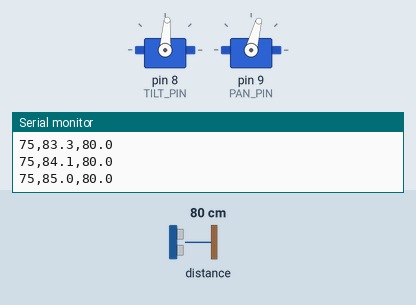
This sketch was run on a simulated Arduino Uno, built with avr-gcc and run on an emulated ATmega328P. Parts: 2 × servo, the last lines printed to the serial monitor. The test bench sets the inputs (shaded band); at power-on: distance to the obstacle 80 cm.

Above: at 1.3 s.
1.4 s: distance to the obstacle set to 2 cm
At 2.06 s:
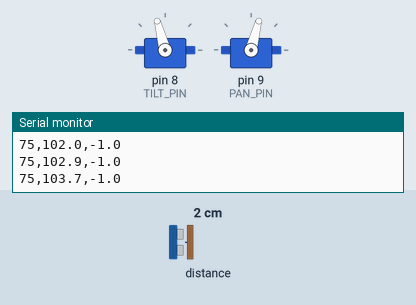
4.4 s: distance to the obstacle set to 4 cm
At 5.37 s:
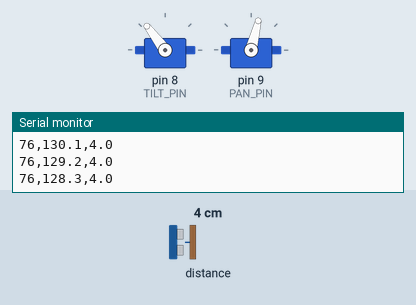
Timing chart, 0 to 21.7 s (numbered marks = the images above; inputs shaded):
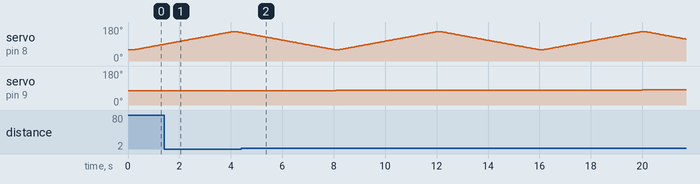

The sketch:

ardunio_code.ino
```cpp
#include <Wire.h>
#include <Servo.h>
#include "Adafruit_VL53L0X.h"

// ---- Hardware Pins ----
const uint8_t TILT_PIN = 8;
const uint8_t PAN_PIN  = 9;

// ---- Scan Limits ----
const int PAN_MIN  = 75,  PAN_MAX  = 115, PAN_STEP = 1;
const int TILT_MIN = 60,  TILT_MAX = 155;

// ---- Motion Speeds ----
const float TILT_SPEED_DPS = 25.0;
const int   ANGLE_DELAY_MS = 25;
const int   PAN_SETTLE_MS  = 120;  // Dwell time for Pan to complete physical movement

const uint16_t MIN_MM = 30;
const uint16_t MAX_MM = 1500;

Adafruit_VL53L0X lox = Adafruit_VL53L0X();
Servo panServo;
Servo tiltServo;

int panPos = PAN_MIN;

inline int degToUs(float deg) {
  return (int)(544.0f + deg * (2400.0f - 544.0f) / 180.0f);
}

bool getReading(uint16_t &mm) {
  VL53L0X_RangingMeasurementData_t measure;
  lox.rangingTest(&measure, false);
  if (measure.RangeStatus != 4) {
    mm = measure.RangeMilliMeter;
    return (mm >= MIN_MM && mm <= MAX_MM);
  }
  return false;
}

// Move Pan with Timer1 active, then detach to eliminate jitter
void movePanIsolated(int angle) {
  panPos = angle;

  // 1. Re-enable Timer1 channel for Pan
  if (!panServo.attached()) {
    panServo.attach(PAN_PIN);
  }

  // 2. Drive to target angle and let mechanical gear train arrive
  panServo.writeMicroseconds(degToUs(angle));
  delay(PAN_SETTLE_MS);

  // 3. Disable PWM pulse generation on Pin 9 (isolates from I2C interrupts)
  panServo.detach();
  digitalWrite(PAN_PIN, LOW); // Force line to stable 0V logic ground
}

// Sweep Tilt continuously (Pan is completely unpowered / non-jittering)
void sweepTilt(float from, float to) {
  float dir = (to > from) ? 1.0f : -1.0f;
  float totalDeg = fabs(to - from);
  unsigned long durMs = (unsigned long)(totalDeg / TILT_SPEED_DPS * 1000.0f);

  tiltServo.writeMicroseconds(degToUs(from));

  unsigned long t0 = millis();
  unsigned long lastServoUpdate = 0;

  while (true) {
    unsigned long el = millis() - t0;
    if (el > durMs + ANGLE_DELAY_MS + 25) break;

    // Refresh Tilt servo pulse every ~4 ms
    if (el - lastServoUpdate >= 4 || el == 0) {
      lastServoUpdate = el;
      unsigned long e = (el < durMs) ? el : durMs;
      float tiltPos = from + dir * (e * TILT_SPEED_DPS / 1000.0f);
      tiltServo.writeMicroseconds(degToUs(tiltPos));
    }

    // Direct I2C read
    uint16_t mm = 0;
    unsigned long sampleTime = millis();
    bool valid = getReading(mm);

    long tm = (long)(sampleTime - t0) - ANGLE_DELAY_MS;
    if (tm >= 0 && tm <= (long)durMs) {
      float ang = from + dir * (tm * TILT_SPEED_DPS / 1000.0f);
      Serial.print(panPos);   Serial.print(',');
      Serial.print(ang, 1);   Serial.print(',');
      Serial.println(valid ? (mm / 10.0f) : -1.0f, 1);
    }
  }

  // Hold Tilt at boundary
  tiltServo.writeMicroseconds(degToUs(to));
}

void setup() {
  Serial.begin(115200);
  Wire.begin();
  Wire.setClock(400000); // 400 kHz Fast I2C

  if (!lox.begin()) {
    Serial.println(F("# ERROR: VL53L0X failed to boot over I2C"));
    while (1);
  }

  lox.setMeasurementTimingBudgetMicroSeconds(30000);

  // Attach Tilt permanently (Tilt must continuously fight gravity)
  tiltServo.attach(TILT_PIN);
  tiltServo.writeMicroseconds(degToUs(TILT_MIN));

  // Home Pan and mute it
  movePanIsolated(PAN_MIN);

  Serial.println(F("# Scanner ready"));
}

void loop() {
  Serial.println(F("START"));
  bool up = true;

  for (int pan = PAN_MIN; pan <= PAN_MAX; pan += PAN_STEP) {
    // Step Pan into position, then mute Pin 9
    movePanIsolated(pan);

    // Tilt sweep executes while Pin 9 has 0 pulses
    if (up) sweepTilt(TILT_MIN, TILT_MAX);
    else    sweepTilt(TILT_MAX, TILT_MIN);

    up = !up;
  }

  Serial.println(F("DONE"));
  while (true) {}
}
```
